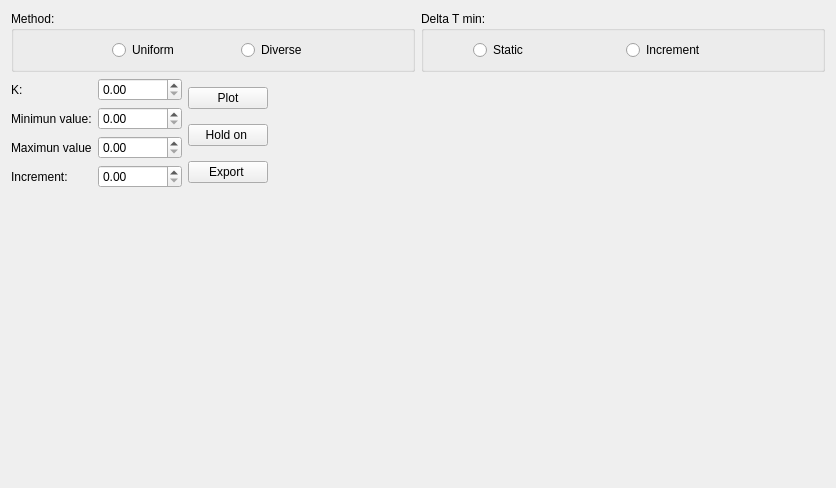
<?xml version="1.0" encoding="UTF-8"?>
<ui version="4.0">
 <class>Contenido_PLOTS</class>
 <widget class="QWidget" name="Contenido_PLOTS">
  <property name="geometry">
   <rect>
    <x>0</x>
    <y>0</y>
    <width>836</width>
    <height>488</height>
   </rect>
  </property>
  <property name="windowTitle">
   <string>Form</string>
  </property>
  <layout class="QGridLayout" name="gridLayout_2">
   <item row="2" column="0">
    <layout class="QGridLayout" name="gridLayout_4">
     <item row="0" column="0">
      <spacer name="verticalSpacer">
       <property name="orientation">
        <enum>Qt::Vertical</enum>
       </property>
       <property name="sizeHint" stdset="0">
        <size>
         <width>20</width>
         <height>40</height>
        </size>
       </property>
      </spacer>
     </item>
     <item row="0" column="1">
      <widget class="QCustomPlot" name="qcustomplot" native="true">
       <property name="enabled">
        <bool>true</bool>
       </property>
       <property name="sizePolicy">
        <sizepolicy hsizetype="Expanding" vsizetype="Expanding">
         <horstretch>0</horstretch>
         <verstretch>0</verstretch>
        </sizepolicy>
       </property>
       <zorder></zorder>
      </widget>
     </item>
    </layout>
   </item>
   <item row="0" column="0">
    <layout class="QGridLayout" name="gridLayout">
     <item row="0" column="1">
      <widget class="QGroupBox" name="groupBox_2">
       <property name="sizePolicy">
        <sizepolicy hsizetype="Minimum" vsizetype="Minimum">
         <horstretch>0</horstretch>
         <verstretch>0</verstretch>
        </sizepolicy>
       </property>
       <property name="title">
        <string>Delta T min:</string>
       </property>
       <layout class="QGridLayout" name="gridLayout_24">
        <item row="1" column="3">
         <widget class="QRadioButton" name="IncrementradioButton">
          <property name="text">
           <string>Increment</string>
          </property>
         </widget>
        </item>
        <item row="1" column="2">
         <widget class="QRadioButton" name="StaticradioButton">
          <property name="text">
           <string>Static </string>
          </property>
         </widget>
        </item>
        <item row="1" column="1">
         <spacer name="horizontalSpacer_2">
          <property name="orientation">
           <enum>Qt::Horizontal</enum>
          </property>
          <property name="sizeType">
           <enum>QSizePolicy::Minimum</enum>
          </property>
          <property name="sizeHint" stdset="0">
           <size>
            <width>40</width>
            <height>20</height>
           </size>
          </property>
         </spacer>
        </item>
        <item row="1" column="4">
         <spacer name="horizontalSpacer">
          <property name="orientation">
           <enum>Qt::Horizontal</enum>
          </property>
          <property name="sizeType">
           <enum>QSizePolicy::Ignored</enum>
          </property>
          <property name="sizeHint" stdset="0">
           <size>
            <width>40</width>
            <height>20</height>
           </size>
          </property>
         </spacer>
        </item>
       </layout>
      </widget>
     </item>
     <item row="0" column="0">
      <widget class="QGroupBox" name="groupBox">
       <property name="sizePolicy">
        <sizepolicy hsizetype="Minimum" vsizetype="Minimum">
         <horstretch>0</horstretch>
         <verstretch>0</verstretch>
        </sizepolicy>
       </property>
       <property name="title">
        <string>Method:</string>
       </property>
       <layout class="QGridLayout" name="gridLayout_3">
        <item row="0" column="2">
         <widget class="QRadioButton" name="Diverso">
          <property name="text">
           <string>Diverse</string>
          </property>
         </widget>
        </item>
        <item row="0" column="0">
         <spacer name="horizontalSpacer_4">
          <property name="orientation">
           <enum>Qt::Horizontal</enum>
          </property>
          <property name="sizeType">
           <enum>QSizePolicy::Ignored</enum>
          </property>
          <property name="sizeHint" stdset="0">
           <size>
            <width>89</width>
            <height>20</height>
           </size>
          </property>
         </spacer>
        </item>
        <item row="0" column="1">
         <widget class="QRadioButton" name="Uniforme">
          <property name="text">
           <string>Uniform</string>
          </property>
         </widget>
        </item>
        <item row="0" column="3">
         <spacer name="horizontalSpacer_3">
          <property name="orientation">
           <enum>Qt::Horizontal</enum>
          </property>
          <property name="sizeType">
           <enum>QSizePolicy::Ignored</enum>
          </property>
          <property name="sizeHint" stdset="0">
           <size>
            <width>40</width>
            <height>20</height>
           </size>
          </property>
         </spacer>
        </item>
       </layout>
       <zorder>horizontalSpacer_4</zorder>
       <zorder>Uniforme</zorder>
       <zorder>Diverso</zorder>
       <zorder>horizontalSpacer_3</zorder>
      </widget>
     </item>
    </layout>
   </item>
   <item row="1" column="0">
    <layout class="QGridLayout" name="gridLayout_5">
     <item row="1" column="0">
      <widget class="QLabel" name="Utext1">
       <property name="enabled">
        <bool>true</bool>
       </property>
       <property name="text">
        <string>Minimun value:</string>
       </property>
       <property name="alignment">
        <set>Qt::AlignLeading|Qt::AlignLeft|Qt::AlignVCenter</set>
       </property>
      </widget>
     </item>
     <item row="1" column="1">
      <widget class="QDoubleSpinBox" name="Minimun">
       <property name="enabled">
        <bool>true</bool>
       </property>
       <property name="maximum">
        <double>999999999.990000009536743</double>
       </property>
      </widget>
     </item>
     <item row="2" column="0">
      <widget class="QLabel" name="Utext2">
       <property name="text">
        <string>Maximun value</string>
       </property>
      </widget>
     </item>
     <item row="2" column="1">
      <widget class="QDoubleSpinBox" name="Maximun">
       <property name="maximum">
        <double>999999999.990000009536743</double>
       </property>
      </widget>
     </item>
     <item row="3" column="1">
      <widget class="QDoubleSpinBox" name="Increment">
       <property name="decimals">
        <number>2</number>
       </property>
       <property name="maximum">
        <double>999999999.990000009536743</double>
       </property>
      </widget>
     </item>
     <item row="3" column="0">
      <widget class="QLabel" name="Utext3">
       <property name="text">
        <string>Increment:</string>
       </property>
      </widget>
     </item>
     <item row="0" column="0">
      <widget class="QLabel" name="Utext4">
       <property name="text">
        <string>K:</string>
       </property>
      </widget>
     </item>
     <item row="0" column="1">
      <widget class="QDoubleSpinBox" name="k"/>
     </item>
     <item row="0" column="3" rowspan="5">
      <spacer name="horizontalSpacer_6">
       <property name="orientation">
        <enum>Qt::Horizontal</enum>
       </property>
       <property name="sizeHint" stdset="0">
        <size>
         <width>40</width>
         <height>20</height>
        </size>
       </property>
      </spacer>
     </item>
     <item row="0" column="2" rowspan="5">
      <layout class="QVBoxLayout" name="verticalLayout">
       <item>
        <widget class="QPushButton" name="plot_push">
         <property name="text">
          <string>Plot</string>
         </property>
        </widget>
       </item>
       <item>
        <widget class="QPushButton" name="holdon_push">
         <property name="text">
          <string>Hold on </string>
         </property>
        </widget>
       </item>
       <item>
        <widget class="QPushButton" name="export_push">
         <property name="sizePolicy">
          <sizepolicy hsizetype="Minimum" vsizetype="Fixed">
           <horstretch>0</horstretch>
           <verstretch>0</verstretch>
          </sizepolicy>
         </property>
         <property name="text">
          <string>Export </string>
         </property>
        </widget>
       </item>
      </layout>
     </item>
    </layout>
   </item>
  </layout>
 </widget>
 <customwidgets>
  <customwidget>
   <class>QCustomPlot</class>
   <extends>QWidget</extends>
   <header>qcustomplot.h</header>
   <container>1</container>
  </customwidget>
 </customwidgets>
 <resources/>
 <connections/>
</ui>
